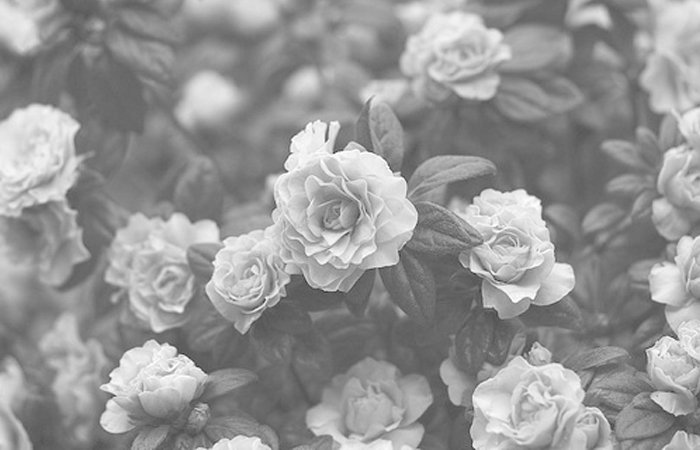
#> input picture 02_Histogram/flower.jpg, 700 x 450 px
$ jupyter execute 02_histogram_equalization.ipynb
#> lines starting #> are read from the running program, lines starting #| are printed output that depends on the picture; long printed decimals are rounded
[cell 1]
import numpy as np
import imageio
import matplotlib.pyplot as plt

[cell 2]
#fName = "tissue.png"
#fName = "micro.png"
fName = "flower.jpg"

I = imageio.imread(fName)
#> I is the input picture: shape (450, 700, 3); min 42, max 255, mean 149.6
if len(I.shape) > 2:
    I = I[:,:,0]
#> I: shape (450, 700)
print(I.dtype)
#| uint8
print(I.shape)
#| (450, 700)

print(I.min())
#| 42
print(I.mean())
#| 149.578
print(I.std())
#| 40.596

plt.imshow(I, cmap='gray', vmin=0, vmax=255)

[cell 3]
hist, bins = np.histogram(I, bins=256, range=[0,256])
#> hist = 256 values, max 4968 at index 105, min 0 at index 0, mean 1230.5; bins = 257 values from 0 to 256
#
# 1. Write your own code to compute the histogram of an image
# to replace the above line of statement
#
# Initialize
#
# hist = np.zeros(256,)
# ??????
#
# bins = np.arange(257)
#

cdf = np.cumsum(hist)
#> cdf = 256 values from 0 to 315000

height, width = I.shape
#> height = 450; width = 700
norm_cum_hist = cdf / (height * width)
#> norm_cum_hist = 256 values from 0 to 1
norm_hist = hist / hist.max()
#> norm_hist = 256 values, max 1 at index 105, min 0 at index 0, mean 0.248

#width = (bins[1] - bins[0])
center = (bins[:-1] + bins[1:]) / 2
#> center = 256 values from 0.5 to 255.5
plt.bar(center, norm_hist, align='center')
plt.plot(norm_cum_hist, color='r')
plt.show()
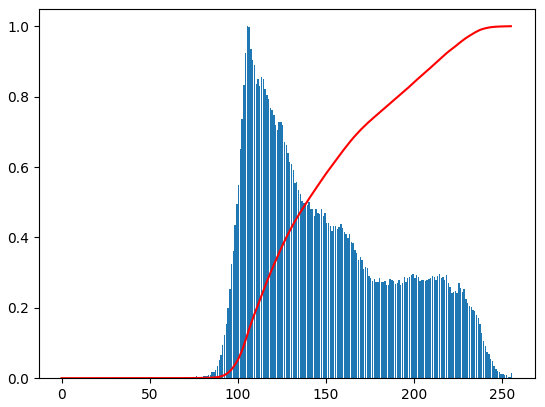
#> figure drawn by matplotlib, 1 panel; tallest bar 1 high, from x = 105.1 to 105.9; curve peaks at x = 255, y = 1

[cell 4]
#cdf_min = cdf / 4 * 3
cdf_min = 1
L = 256
hists_cdf = ((cdf - cdf_min)/(height * width - cdf_min) * (L - 1)).astype("uint8")
#> hists_cdf = 256 values from 0 to 255

# mapping
img_eq = hists_cdf[I]
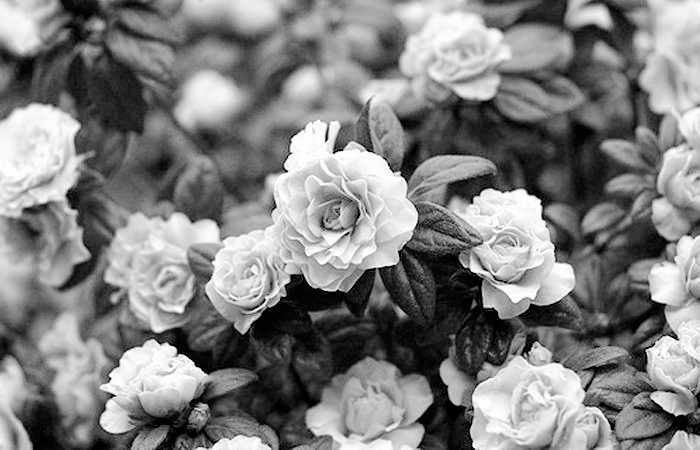
#> img_eq: shape (450, 700); min 0, max 255, mean 128
plt.imshow(img_eq, cmap='gray')

[cell 5]
#
# 2. Show the equalized histogram and
#    Cumulative Distribution Function (CDF)
#
hist, bins = np.histogram(img_eq, bins=256, range=[0,256])
#> hist = 256 values, max 4968 at index 29, min 0 at index 6, mean 1230.5

cdf = np.cumsum(hist)
#> cdf = 256 values from 1084 to 315000
norm_cum_hist = cdf / (height * width)
#> norm_cum_hist = 256 values from 0.00344 to 1
norm_hist = hist / hist.max()
#> norm_hist = 256 values, max 1 at index 29, min 0 at index 6, mean 0.248

center = (bins[:-1] + bins[1:]) / 2
plt.bar(center, norm_hist, align='center')
plt.plot(norm_cum_hist, color='r')
plt.show()
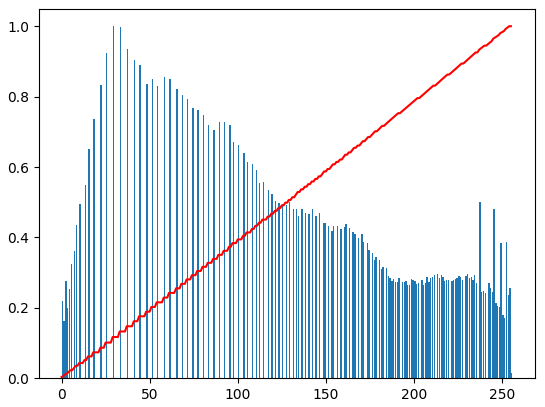
#> figure drawn by matplotlib, 1 panel; tallest bar 1 high, from x = 29.1 to 29.9; curve peaks at x = 255, y = 1

$ run again, with 02_Histogram/tissue.png saved as 02_Histogram/flower.jpg
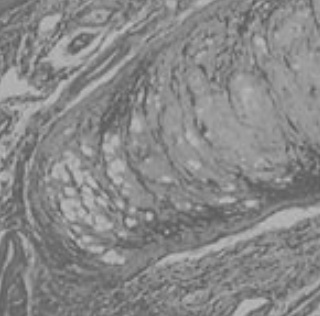
#> input picture 02_Histogram/tissue.png, 320 x 316 px
#> I is the input picture: shape (316, 320, 3); min 86, max 192, mean 136
#> I: shape (316, 320)
#| uint8
#| (316, 320)
#| 86
#| 136.013
#| 19.036
#> `hist, bins = np.histogram(I, bins=256, range=[0,256])`: hist = 256 values, max 2125 at index 141, min 0 at index 0, mean 395; bins = 257 values from 0 to 256
#> `cdf = np.cumsum(hist)`: cdf = 256 values from 0 to 101120
#> `norm_cum_hist = cdf / (height * width)`: norm_cum_hist = 256 values from 0 to 1
#> `norm_hist = hist / hist.max()`: norm_hist = 256 values, max 1 at index 141, min 0 at index 0, mean 0.186
#> center = 256 values from 0.5 to 255.5
#> hists_cdf = 256 values from 0 to 255
#> `img_eq = hists_cdf[I]`:
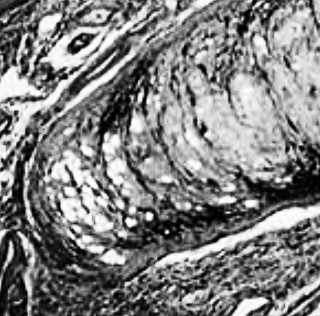
#> img_eq: shape (316, 320); min 0, max 255, mean 128.8
#> `hist, bins = np.histogram(img_eq, bins=256, range=[0,256])`: hist = 256 values, max 2125 at index 155, min 0 at index 7, mean 395
#> `cdf = np.cumsum(hist)`: cdf = 256 values from 330 to 101120
#> `norm_cum_hist = cdf / (height * width)`: norm_cum_hist = 256 values from 0.00326 to 1
#> `norm_hist = hist / hist.max()`: norm_hist = 256 values, max 1 at index 155, min 0 at index 7, mean 0.186
#> `plt.show()`:
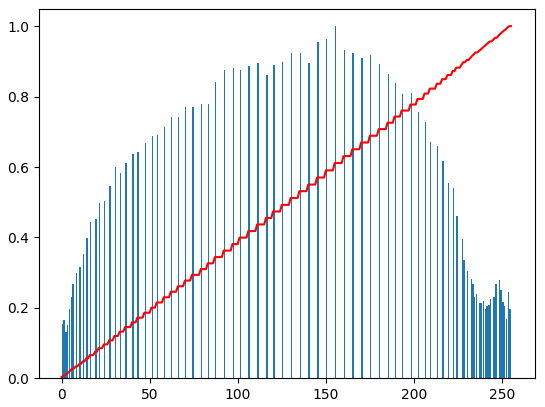
#> figure drawn by matplotlib, 1 panel; tallest bar 1 high, from x = 155.1 to 155.9; curve peaks at x = 255, y = 1
